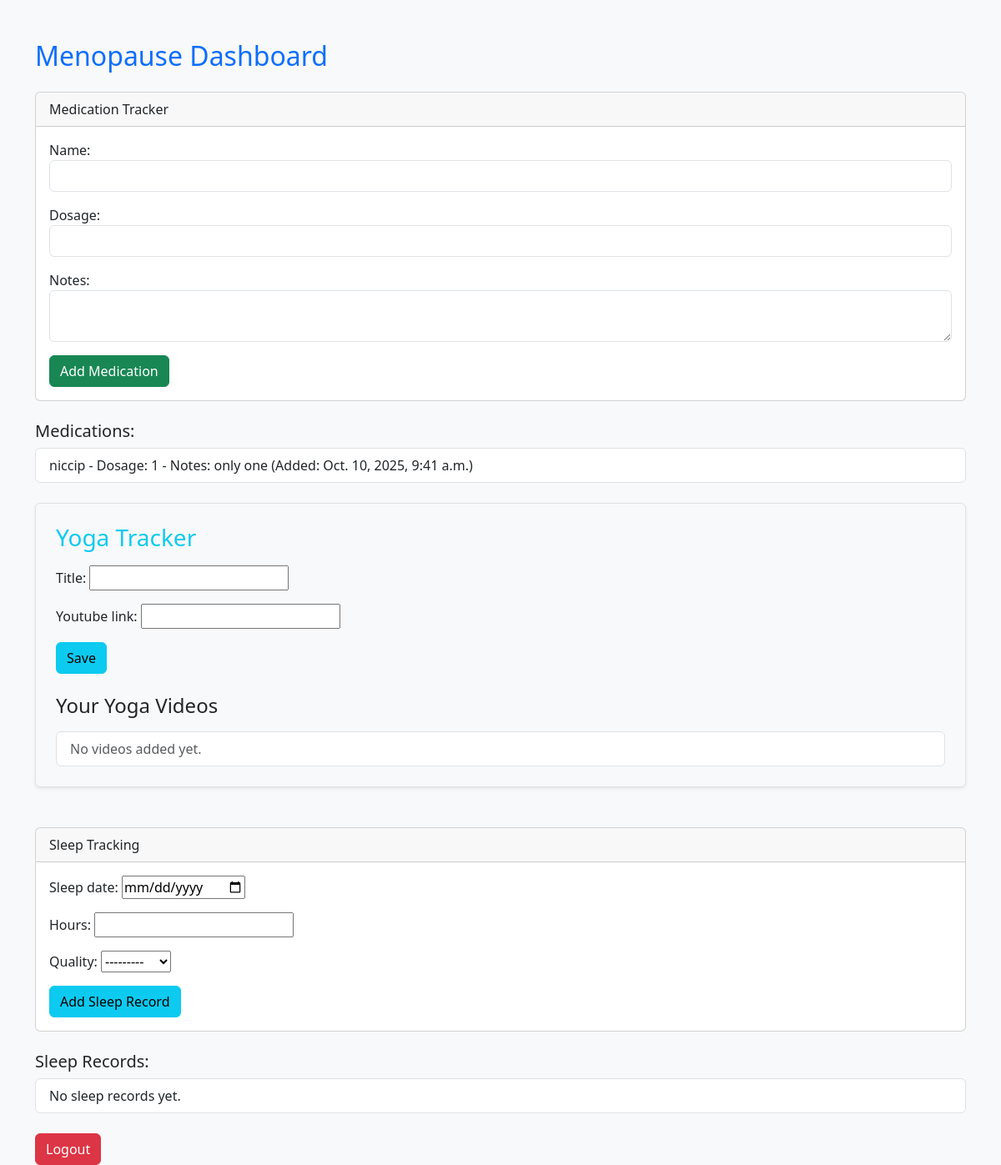
Page /menopause/ (signed in) on the committed database.
### core/models.py (models this page shows, shortened)
class Medication(models.Model):
    user = models.ForeignKey(User, on_delete=models.CASCADE)
    name = models.CharField(max_length=100)
    dosage = models.CharField(max_length=100, blank=True)
    notes = models.TextField(blank=True, null=True)
    date_added = models.DateTimeField(auto_now_add=True)

### core/views.py (the view)
# urls.py: path("menopause/", views.menopause, name="menopause"),
@login_required
def menopause(request):
    user = request.user
    if request.method == 'POST' and 'medication_submit' in request.POST:
        med_form = MedicationForm(request.POST)
        if med_form.is_valid():
            med = med_form.save(commit=False)
            med.user = user
            med.save()
            return redirect('menopause')
    else:
        med_form = MedicationForm()
    medications = Medication.objects.filter(user=user).order_by('-date_added')
    if request.method == 'POST' and 'sleep_submit' in request.POST:
        sleep_form = SleepForm(request.POST)
        if sleep_form.is_valid():
            s = sleep_form.save(commit=False)
            s.user = user
            s.save()
            return redirect('menopause')
    else:
        sleep_form = SleepForm()
    sleeps = Sleep.objects.filter(user=user).order_by('-sleep_date')
    if request.method == 'POST' and 'yoga_submit' in request.POST:
        yoga_form = YogaForm(request.POST)
        if yoga_form.is_valid():
            yoga = yoga_form.save(commit=False)
            yoga.user = user
            yoga.save()
            return redirect('menopause')
    else:
        yoga_form = YogaForm()
    yoga_videos = YogaVideo.objects.filter(user=user).order_by('-id')
    context = {
        'med_form': med_form,
        'medications': medications,
        'sleep_form': sleep_form,
        'sleeps': sleeps,
        'yoga_form': yoga_form,
        'yoga_videos': yoga_videos,
    }
    return render(request, "core/menopause.html", context)

### core/forms.py
class MedicationForm(forms.ModelForm):
    class Meta:
        model = Medication
        fields = ['name', 'dosage', 'notes']
        widgets = {
            'name': forms.TextInput(attrs={'class': 'form-control'}),
            'dosage': forms.TextInput(attrs={'class': 'form-control'}),
            'notes': forms.Textarea(attrs={'class': 'form-control', 'rows': 2}),
        }

class SleepForm(forms.ModelForm):
    class Meta:
        model = Sleep
        fields = ['sleep_date', 'hours', 'quality']
        widgets = {'sleep_date': forms.DateInput(attrs={'type': 'date'})}

### core/templates/core/menopause.html (shortened to what this page needs)
{% load static %}
<!DOCTYPE html>
<html lang="en">
<head>
    <link rel="stylesheet" href="https://cdn.jsdelivr.net/npm/bootstrap@5.3.3/dist/css/bootstrap.min.css">
</head>
<body class="bg-light">
<div class="container mt-5">
    <h2 class="text-primary mb-4">Menopause Dashboard</h2>
    <div class="card mb-4">
        <div class="card-header">Medication Tracker</div>
        <div class="card-body">
            <form method="POST">
                {{ med_form.as_p }}
                <button type="submit" name="medication_submit" class="btn btn-success">Add Medication</button>
            </form>
        </div>
    </div>
    <h5>Medications:</h5>
    <ul class="list-group mb-4">
        {% for med in medications %}
            <li class="list-group-item">{{ med.name }} - Dosage: {{ med.dosage }} - Notes: {{ med.notes }} (Added: {{ med.date_added }})</li>
        {% empty %}
            <li class="list-group-item">No medications added yet.</li>
        {% endfor %}
    </ul>
    <div class="yoga-tracker mb-5 border rounded p-4 bg-light shadow-sm">
        <h3 class="mb-3 text-info">Yoga Tracker</h3>
        <form method="post" class="mb-4">
            {{ yoga_form.as_p }}
            <button type="submit" name="yoga_submit" class="btn btn-info">Save</button>
        </form>
        <div class="yoga-videos">
            <h4 class="mb-3">Your Yoga Videos</h4>
            <ul class="list-group">
                {% for video in yoga_videos %}
                    <li class="list-group-item d-flex justify-content-between align-items-center">
                        <div>
                            <strong>{{ video.title }}</strong>
                        </div>
                        <a href="{{ video.youtube_link }}" target="_blank" class="btn btn-outline-primary btn-sm">Watch</a>
                    </li>
                {% empty %}
                    <li class="list-group-item text-muted">No videos added yet.</li>
                {% endfor %}
            </ul>
        </div>
    </div>
    <div class="card mb-4">
        <div class="card-header">Sleep Tracking</div>
        <div class="card-body">
            <form method="POST">
                {{ sleep_form.as_p }}
                <button type="submit" name="sleep_submit" class="btn btn-info">Add Sleep Record</button>
            </form>
        </div>
    </div>
    <h5>Sleep Records:</h5>
    <ul class="list-group">
        {% for sleep in sleeps %}
            <li class="list-group-item">{{ sleep.sleep_date }} - Hours: {{ sleep.hours }} - Quality: {{ sleep.quality }}</li>
        {% empty %}
            <li class="list-group-item">No sleep records yet.</li>
        {% endfor %}
    </ul>
    <a href="{% url 'logout' %}" class="btn btn-danger mt-4">Logout</a>
</div>
</body>
</html>

### rows in the picture
Medication: name "niccip", dosage "1", notes "only one", date_added "Oct. 10, 2025, 9:41 a.m."
